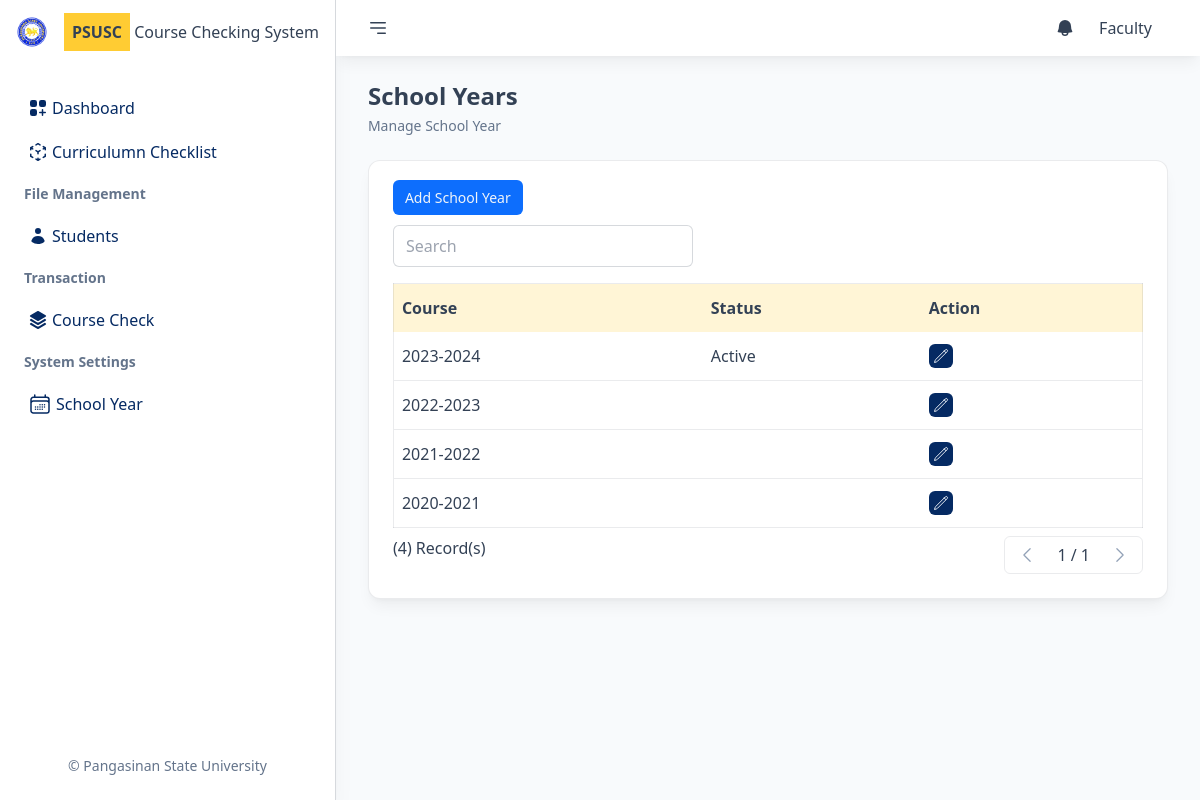
/schoolyears (signed in), run on the app's committed database.
### tables this page shows
CREATE TABLE `users` (
  `id` int(11) NOT NULL,
  `empno` varchar(50) NOT NULL,
  `fname` varchar(150) NOT NULL,
  `lname` varchar(150) NOT NULL,
  `mname` varchar(150) NOT NULL,
  `email` varchar(150) NOT NULL,
  `password` varchar(150) NOT NULL,
  `courseId` int(11) NOT NULL,
  `userType` varchar(50) NOT NULL
);

CREATE TABLE `schoolyears` (
  `id` int(11) NOT NULL,
  `schoolyear` varchar(50) NOT NULL,
  `status` varchar(50) NOT NULL
);

### index.php (called while the page is built, shortened)
<?php
Route::contentToRender();

### Models/User.php (called while the page is built, shortened)
<?php
class User extends Model
{
    protected $fname;
    public function __construct($id, $empno, $fname, $lname, $mname, $email, $password, $courseId, $userType)
    {
        $this->fname = $fname;
    }
    public function getFname()
    {
        return $this->fname;
    }
    public static function getById($value)
    {
        $m = Model::getInstance();
        $data = NULL;
        $r = $m->getOne('users', 'id', $value);
        if ($r) {
            $data = new User(...$r);
        }
        return $data;
    }
}

### Models/Model.php (called while the page is built, shortened)
<?php
class Model
{
    private static $instance;
    private $conn;
    public static function getInstance()
    {
        if (!self::$instance) {
            self::$instance = new Model();
        }
        return self::$instance;
    }
    private function connect()
    {
        if (!$this->conn) {
            try {
                $this->conn = new \PDO("mysql:host=" . SERVER . ";dbname=" . DB_NAME . "", USERNAME, PASSWORD);
                $this->conn->setAttribute(\PDO::ATTR_ERRMODE, \PDO::ERRMODE_EXCEPTION);
            } catch (\PDOException $e) {
                throw new \PDOException("Database connection error: " . $e->getMessage());
            }
        }
    }
    protected function executeQuery($query, $params = array())
    {
        try {
            $stmt  = $this->conn->prepare($query);
            $stmt->execute($params);
            $lastInsertId = $this->conn->lastInsertId();
            $result = new \stdClass();
            $result->stmt = $stmt;
            $result->lastInsertId = $lastInsertId;
            return $result;
        } catch (\PDOException $e) {
            return $e->getMessage();
        }
    }
    public function getOne($table, $field, $id)
    {
        try {
            $stmt = $this->executeQuery("SELECT * FROM $table WHERE $field=:id", array(':id' => $id));
            return $stmt->stmt->fetch(\PDO::FETCH_ASSOC);
        } catch (\PDOException $e) {
            return $e->getMessage();
        }
    }
}

### Controllers/Controller.php (called while the page is built, shortened)
<?php
class Controller
{
    public static function usersData($id)
    {
        if ($_SESSION['user_type'] != "Student") {
            return User::getById($id);
        } else {
            return Student::getById($id);
        }
    }
}

### Models/Schoolyear.php (called while the page is built, shortened)
<?php
class Schoolyear extends Model
{
    protected $id;
    protected $schoolyear;
    protected $status;
    public function __construct($id, $schoolyear, $status)
    {
        $this->id = $id;
        $this->schoolyear = $schoolyear;
        $this->status = $status;
    }
    public function getId()
    {
        return $this->id;
    }
    public function getSchoolyear()
    {
        return $this->schoolyear;
    }
    public function getStatus()
    {
        return $this->status;
    }
    public static function getAll()
    {
        $m = Model::getInstance();
        $list = [];
        $r = $m->executeQuery('SELECT * FROM schoolyears ORDER BY schoolyear desc');
        if ($r) {
            $r = $r->stmt->fetchAll(\PDO::FETCH_ASSOC);
            foreach ($r as $v) {
                $data = new Schoolyear(...$v);
                $list[] = $data;
            }
        }
        return $list;
    }
}

### public/pages/schoolyear/schoolyearview.php (the view, shortened to what this page needs)
<?php
require_once(TEMPLATE_PATH . "/header.php");
require_once(TEMPLATE_PATH . "/nav.php");
?>
<div class="px-8">
    <div class="bg-white p-6 rounded-xl shadow-lg shadow-black/5 border border-slate-700/10">
        <div class="mb-4">
            <a href="#" data-remote="/schoolyears/create" data-size="w-full md:w-2/5 lg:w-1/5" class="pop px-3 py-2 text-sm bg-brand hover:bg-brand-dark rounded-md text-slate-100 transition-all">Add School Year</a>
        </div>
        <div class="flex flex-row items-center justify-between mb-4">
            <div class="w-full md:w-2/5">
                <input type="search" class="px-3 py-2 w-full rounded-md border border-slate-700/20 focus:outline-none  focus:ring ring-brand-light ring-offset-2" name="searchInput" id="searchInput" placeholder="Search">
            </div>
        </div>
        <div class="">
            <table class="w-full border border-slate-700/10 mb-2" id="dataTable">
                <thead>
                    <tr class="bg-accent/20 text-left ">
                        <th class="px-2 py-3">Course</th>
                        <th class="px-2 py-3">Status</th>
                        <th class=" px-2 py-3">Action</th>
                    </tr>
                </thead>
                <tbody class="divide-y divide-slate-700/10 " id="tableBody">
                    <?php
                    foreach ($schoolyears as $sy) :
                    ?>
                        <tr class="transition-all">
                            <td class="px-2 py-3"><?= $sy->getSchoolyear() ?></td>
                            <td class="px-2 py-3"><?= $sy->getStatus() ?></td>
                            <td class="px-2 py-3 flex flex-row item-center gap-2">
                                <a href="#" data-remote="/schoolyears/edit/<?= $sy->getId() ?>" data-size="w-full md:w-2/5 lg:w-1/5" class="pop text-sm bg-brand-dark hover:bg-brand-light transition-all text-slate-200 p-1 rounded-md">
                                </a>
                            </td>
                        </tr>
                    <?php
                    endforeach;
                    ?>
                </tbody>
            </table>
            <div class="flex flex-row justify-between">
                <div class="">
                    <p>(<?= sizeof($schoolyears) ?>) Record(s)</p>
                </div>
                <div class="flex flex-row gap-2 items-center rounded-md border border-slate-700/10 overflow-hidden">
                    <button onclick="prevPage()" class="px-3 py-2 disabled:text-slate-400 disabled:hover:bg-transparent hover:bg-blue-700 hover:text-white transition-all " id="prevBtn" disabled>
                        <svg xmlns="http://www.w3.org/2000/svg" fill="none" viewBox="0 0 24 24" stroke-width="1.5" stroke="currentColor" class="w-5 h-5">
                            <path stroke-linecap="round" stroke-linejoin="round" d="M15.75 19.5L8.25 12l7.5-7.5" />
                        </svg>
                    </button>
                    <span id="currentPage"></span>
                    <button onclick="nextPage()" id="nextBtn" class="px-3 py-2 disabled:text-slate-400 disabled:hover:bg-transparent hover:bg-blue-700 hover:text-white transition-all" disabled>
                        <svg xmlns="http://www.w3.org/2000/svg" fill="none" viewBox="0 0 24 24" stroke-width="1.5" stroke="currentColor" class="w-5 h-5">
                            <path stroke-linecap="round" stroke-linejoin="round" d="M8.25 4.5l7.5 7.5-7.5 7.5" />
                        </svg>
                    </button>
                </div>
            </div>
        </div>
    </div>
</div>
<?php
require_once(TEMPLATE_PATH . "/footer.php");
?>

### public/template/nav.php (shortened to what this page needs)
<aside class="flex flex-col shrink-0 justify-between w-full max-w-fit sm:w-fit lg:w-[340px]  bg-white border-r border-slate-700/20 shadow-xl shadow-black/5">
    <div class="px-4">
        <div class="py-4 flex flex-col lg:flex-row gap-4 items-center mb-6">
            <img src="/public/img/psulogo.png" class="w-8" alt="">
            <div class="hidden lg:block">
                <span class="p-2 text-base font-black text-slate-700 bg-accent">PSUSC</span> Course Checking System
            </div>
        </div>
        <div class="flex flex-col gap-1 text-brand-dark">
            <a href="/" class="relative group flex flex-col lg:flex-row lg:items-center gap-1 px-3 py-2 hover:bg-brand/10 rounded-lg <?= $GLOBALS['currentpage'] == "" ? "bg-brand/5" : "" ?>">
                <span class="hidden lg:block">Dashboard</span>
            </a>
            <?php
            if ($_SESSION['user_type'] != "Student") {
            ?>
                <a href="/studentgrades" class="relative group flex flex-col lg:flex-row lg:items-center gap-1 px-3 py-2 hover:bg-brand/10 rounded-lg <?= $GLOBALS['currentpage'] == "studentgrades" ? "bg-brand/5" : "" ?>">
                    <span class="hidden lg:block">Curriculumn Checklist</span>
                </a>
            <?php
            }
            ?>
            <?php
            if ($_SESSION['user_type'] != "Student") :
            ?>
                <p class="hidden lg:block text-sm my-2 text-slate-500 font-semibold px-2">File Management</p>
                <a href="/students" class="relative group flex flex-col lg:flex-row lg:items-center gap-1 px-3 py-2 hover:bg-brand/10 rounded-lg <?= $GLOBALS['currentpage'] == "students" ? "bg-brand/5" : "" ?>">
                    <svg xmlns="http://www.w3.org/2000/svg" viewBox="0 0 20 20" fill="currentColor" class="w-5 h-5">
                        <path d="M10 8a3 3 0 100-6 3 3 0 000 6zM3.465 14.493a1.23 1.23 0 00.41 1.412A9.957 9.957 0 0010 18c2.31 0 4.438-.784 6.131-2.1.43-.333.604-.903.408-1.41a7.002 7.002 0 00-13.074.003z" />
                    </svg>
                    <span class="hidden lg:block">Students</span>
                </a>
                <p class="hidden lg:block text-sm my-2 text-slate-500 font-semibold px-2">Transaction</p>
                <a href="/preenroll" class="relative group flex flex-col lg:flex-row lg:items-center gap-1 px-3 py-2 hover:bg-brand/10 rounded-lg <?= $GLOBALS['currentpage'] == "coursecheck" ? "bg-brand/5" : "" ?>">
                    <span class="hidden lg:block">Course Check</span>
                </a>
                <p class="hidden lg:block text-sm my-2 text-slate-500 font-semibold px-2">System Settings</p>
                <a href="/schoolyears" class="relative group flex flex-col lg:flex-row lg:items-center gap-1 px-3 py-2 hover:bg-brand/10 rounded-lg <?= $GLOBALS['currentpage'] == "schoolyear" ? "bg-brand/5" : "" ?>">
                    <span class="hidden lg:block">School Year</span>
                </a>
            <?php
            endif;
            ?>
        </div>
    </div>
    <div class="px-4 py-2 flex flex-row gap-2 justify-center items-center mb-4">
        <p class="text-sm text-slate-500">&copy; <span class="hidden lg:inline-block">Pangasinan State University</span></p>
    </div>
</aside>
<div class="relative h-screen overflow-y-auto flex-auto flex gap-6 flex-col">
    <div class="sticky top-0 px-8 py-2 flex flex-row justify-between items-center bg-white shadow-lg shadow-black/5">
        <div class="flex flex-row items-center gap-4">
            <a href="#">
            </a>
        </div>
        <div class="flex flex-row gap-4 p-2 items-center">
            <a href="px-2">
            </a>
            <div class="relative group">
                <a href="#" class="p-2">
                    <?= $userdata->getFname() ?>
                </a>
            </div>
        </div>
    </div>
    <div class="px-8">
        <h2 class="text-2xl font-semibold mb-1"><?= ucfirst($pageTitle) ?></h2>
        <div class="text-sm text-slate-500"><?= $pageDesc ?></div>
    </div>

### data on the page
users: fname "Faculty"
schoolyears: schoolyear "2023-2024", status "Active"
schoolyears: schoolyear "2022-2023"
schoolyears: schoolyear "2021-2022"
schoolyears: schoolyear "2020-2021"

### other printed values
$pageTitle "School Years"
$pageDesc "Manage School Year"
sizeof($schoolyears) "4"
